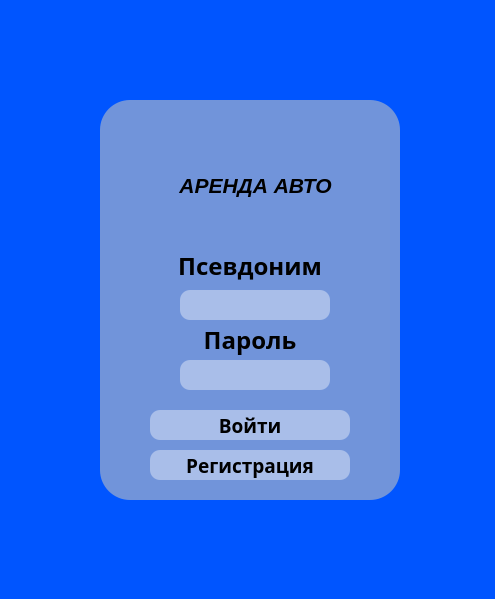
<?xml version="1.0" encoding="UTF-8"?>
<ui version="4.0">
 <class>authorization</class>
 <widget class="QDialog" name="authorization">
  <property name="geometry">
   <rect>
    <x>0</x>
    <y>0</y>
    <width>495</width>
    <height>599</height>
   </rect>
  </property>
  <property name="windowTitle">
   <string>Car Rent</string>
  </property>
  <widget class="QLabel" name="UserText">
   <property name="geometry">
    <rect>
     <x>170</x>
     <y>250</y>
     <width>160</width>
     <height>31</height>
    </rect>
   </property>
   <property name="font">
    <font>
     <family>Segoe Print</family>
     <pointsize>18</pointsize>
     <italic>false</italic>
     <bold>true</bold>
     <underline>false</underline>
    </font>
   </property>
   <property name="layoutDirection">
    <enum>Qt::LeftToRight</enum>
   </property>
   <property name="styleSheet">
    <string notr="true">font: 700 18pt &quot;Segoe Print&quot;;
color: rgb(0, 0, 0);
</string>
   </property>
   <property name="text">
    <string>Псевдоним</string>
   </property>
   <property name="alignment">
    <set>Qt::AlignCenter</set>
   </property>
   <property name="wordWrap">
    <bool>true</bool>
   </property>
  </widget>
  <widget class="QPushButton" name="CreateBtn">
   <property name="geometry">
    <rect>
     <x>150</x>
     <y>450</y>
     <width>200</width>
     <height>30</height>
    </rect>
   </property>
   <property name="font">
    <font>
     <family>Segoe Print</family>
     <pointsize>14</pointsize>
     <italic>false</italic>
     <bold>true</bold>
    </font>
   </property>
   <property name="cursor">
    <cursorShape>PointingHandCursor</cursorShape>
   </property>
   <property name="styleSheet">
    <string notr="true">QPushButton{
background-color: rgba(255, 255, 255, 0);
border-radius: 10px;
color: rgba(192, 192, 192, 240);
text-align: center;
}
QPushButton:pressed{
background-color: rgba(255, 255, 255, 0);
border-radius: 10px;
color: rgba(128, 128, 128, 240);
text-align: center;
}

QPushButton{
background-color: rgba(255, 255, 255, 100);
border-radius: 10px;
color: rgba(192, 192, 192, 240);
color: black;
text-align: center;
font: 700 14pt &quot;Segoe Print&quot;;
}</string>
   </property>
   <property name="text">
    <string>Регистрация</string>
   </property>
   <property name="autoDefault">
    <bool>false</bool>
   </property>
  </widget>
  <widget class="QLabel" name="BlurImage">
   <property name="geometry">
    <rect>
     <x>100</x>
     <y>100</y>
     <width>300</width>
     <height>400</height>
    </rect>
   </property>
   <property name="styleSheet">
    <string notr="true">background-color: rgba(192, 192, 192, 150);
border-radius: 30px;

</string>
   </property>
   <property name="text">
    <string/>
   </property>
  </widget>
  <widget class="QLineEdit" name="UserInput">
   <property name="geometry">
    <rect>
     <x>180</x>
     <y>290</y>
     <width>150</width>
     <height>30</height>
    </rect>
   </property>
   <property name="layoutDirection">
    <enum>Qt::RightToLeft</enum>
   </property>
   <property name="styleSheet">
    <string notr="true">background-color: rgba(255, 255, 255, 100);
border-radius: 10px;</string>
   </property>
  </widget>
  <widget class="QLabel" name="PasswdText">
   <property name="geometry">
    <rect>
     <x>170</x>
     <y>319</y>
     <width>160</width>
     <height>41</height>
    </rect>
   </property>
   <property name="font">
    <font>
     <family>Segoe Print</family>
     <pointsize>18</pointsize>
     <italic>false</italic>
     <bold>true</bold>
     <underline>false</underline>
    </font>
   </property>
   <property name="layoutDirection">
    <enum>Qt::RightToLeft</enum>
   </property>
   <property name="styleSheet">
    <string notr="true">font: 700 18pt &quot;Segoe Print&quot;;
color: rgb(0, 0, 0);
</string>
   </property>
   <property name="text">
    <string>Пароль</string>
   </property>
   <property name="alignment">
    <set>Qt::AlignCenter</set>
   </property>
  </widget>
  <widget class="QLineEdit" name="PasswdInput">
   <property name="geometry">
    <rect>
     <x>180</x>
     <y>360</y>
     <width>150</width>
     <height>30</height>
    </rect>
   </property>
   <property name="layoutDirection">
    <enum>Qt::RightToLeft</enum>
   </property>
   <property name="styleSheet">
    <string notr="true">background-color: rgba(255, 255, 255, 100);
border-radius: 10px;</string>
   </property>
  </widget>
  <widget class="QLabel" name="BgImage">
   <property name="geometry">
    <rect>
     <x>0</x>
     <y>0</y>
     <width>500</width>
     <height>600</height>
    </rect>
   </property>
   <property name="styleSheet">
    <string notr="true">background-color: rgb(0, 85, 255)
</string>
   </property>
   <property name="text">
    <string/>
   </property>
  </widget>
  <widget class="QPushButton" name="SingInBtn">
   <property name="geometry">
    <rect>
     <x>150</x>
     <y>410</y>
     <width>200</width>
     <height>30</height>
    </rect>
   </property>
   <property name="font">
    <font>
     <family>Segoe Print</family>
     <pointsize>14</pointsize>
     <italic>false</italic>
     <bold>true</bold>
    </font>
   </property>
   <property name="cursor">
    <cursorShape>PointingHandCursor</cursorShape>
   </property>
   <property name="styleSheet">
    <string notr="true">QPushButton{
background-color: rgba(255, 255, 255, 0);
border-radius: 10px;
color: rgba(192, 192, 192, 240);
text-align: center;
}
QPushButton:pressed{
background-color: rgba(255, 255, 255, 0);
border-radius: 10px;
color: rgba(128, 128, 128, 240);
text-align: center;
}

QPushButton{
background-color: rgba(255, 255, 255, 100);
border-radius: 10px;
color: rgba(192, 192, 192, 240);
color: black;
text-align: center;
font: 700 14pt &quot;Segoe Print&quot;;
}</string>
   </property>
   <property name="text">
    <string>Войти</string>
   </property>
   <property name="autoRepeat">
    <bool>false</bool>
   </property>
  </widget>
  <widget class="QLabel" name="ErrorText">
   <property name="geometry">
    <rect>
     <x>150</x>
     <y>395</y>
     <width>200</width>
     <height>30</height>
    </rect>
   </property>
   <property name="font">
    <font>
     <family>Cascadia Code</family>
     <pointsize>12</pointsize>
    </font>
   </property>
   <property name="styleSheet">
    <string notr="true">color: rgb(115, 0, 2);</string>
   </property>
   <property name="text">
    <string/>
   </property>
   <property name="alignment">
    <set>Qt::AlignCenter</set>
   </property>
  </widget>
  <widget class="QLabel" name="UserText_2">
   <property name="geometry">
    <rect>
     <x>170</x>
     <y>140</y>
     <width>171</width>
     <height>91</height>
    </rect>
   </property>
   <property name="font">
    <font>
     <family>Segoe UI</family>
     <pointsize>16</pointsize>
     <italic>true</italic>
     <bold>true</bold>
     <underline>false</underline>
    </font>
   </property>
   <property name="layoutDirection">
    <enum>Qt::LeftToRight</enum>
   </property>
   <property name="styleSheet">
    <string notr="true">font: 700 italic 16pt &quot;Segoe UI&quot;;
color: rgb(0, 0, 0);
</string>
   </property>
   <property name="text">
    <string>АРЕНДА АВТО</string>
   </property>
   <property name="alignment">
    <set>Qt::AlignCenter</set>
   </property>
   <property name="wordWrap">
    <bool>true</bool>
   </property>
  </widget>
  <zorder>BgImage</zorder>
  <zorder>BlurImage</zorder>
  <zorder>CreateBtn</zorder>
  <zorder>UserInput</zorder>
  <zorder>PasswdInput</zorder>
  <zorder>UserText</zorder>
  <zorder>PasswdText</zorder>
  <zorder>ErrorText</zorder>
  <zorder>SingInBtn</zorder>
  <zorder>UserText_2</zorder>
 </widget>
 <resources/>
 <connections/>
</ui>
